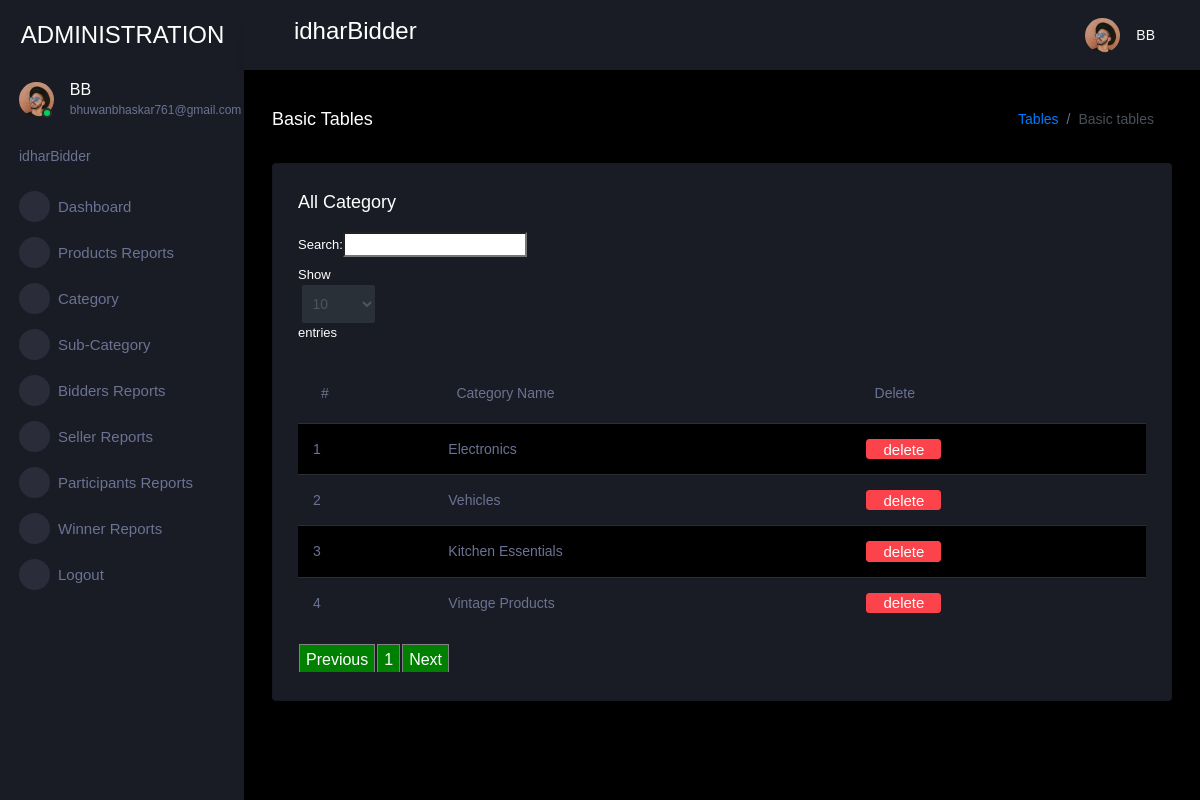
/view_categary (signed in), run on the app's committed database.
### bid_app/models.py (models this page shows, shortened)
class Category(models.Model):
    name = models.CharField(max_length=100,null=True)

### bid_app/views.py (the view)
# urls.py: path('view_categary', View_Categary, name="view_categary"),
def View_Categary(request):
    if not request.user.is_authenticated:
        return redirect('loginadmin')
    pro = Category.objects.all()
    d = {'pro': pro}
    return render(request,'administration/view_category.html', d)

### bid_app/templates/administration/view_category.html (shortened to what this page needs)
{% extends 'administration/index.html' %}
{% load static %}
{% block body %}
<link rel = stylesheet href="https://cdn.datatables.net/1.10.23/css/dataTables.bootstrap.min.css">
<div class="main-panel">
    <div class="content-wrapper">
      <div class="page-header">
        <h3 class="page-title"> Basic Tables </h3>
        <nav aria-label="breadcrumb">
          <ol class="breadcrumb">
            <li class="breadcrumb-item"><a href="#">Tables</a></li>
            <li class="breadcrumb-item active" aria-current="page">Basic tables</li>
          </ol>
        </nav>
      </div>
      <div class="row">
        <div class="col-lg-12 grid-margin stretch-card">
          <div class="card">
            <div class="card-body">
              <h4 class="card-title">All Category</h4>
              <div class="table-responsive">
                <table class="table table-striped" id="example">
                  <thead>
                    <tr>
                        <th>#</th>
                        <th>Category Name</th>
                        <th>Delete</th>
                      </tr>
                      </thead>
                       <tbody>
                        {% for i in pro %}
                      <tr>
                        <td>{{forloop.counter}}</td>
                        <td>{{i.name}}</td>
                        <td><a href="{% url 'delete_category' i.id %}" onclick="return confirm('Are you sure?')"><button class="btn btn-danger">delete</button></a></td>
                      </tr>
                        {% empty %}
                            <tr>
                                <td>Data Not found</td>
                            </tr>
                        {% endfor %}
                        </tbody>
                </table>
              </div>
            </div>
          </div>
        </div>
      </div>
    </div>
{% endblock %}

### bid_app/templates/administration/index.html (shortened to what this page needs)
<!DOCTYPE html>
{% load static %}
<html lang="en">
  <head>
    <link rel="stylesheet" href="{% static 'administration/assets/vendors/mdi/css/materialdesignicons.min.css' %}">
    <link rel="stylesheet" href="{% static 'administration/assets/vendors/css/vendor.bundle.base.css' %}">
    <link rel="stylesheet" href="{% static 'administration/assets/vendors/jvectormap/jquery-jvectormap.css' %}">
    <link rel="stylesheet" href="{% static 'administration/assets/vendors/flag-icon-css/css/flag-icon.min.css' %}">
    <link rel="stylesheet" href="{% static 'administration/assets/vendors/owl-carousel-2/owl.carousel.min.css' %}">
    <link rel="stylesheet" href="{% static 'administration/assets/vendors/owl-carousel-2/owl.theme.default.min.css' %}">
    <link rel="stylesheet" href="{% static 'administration/assets/css/style.css' %}">
  </head>
  <body>
    <div class="container-scroller">
      <nav class="sidebar sidebar-offcanvas" id="sidebar">
        <div class="sidebar-brand-wrapper d-none d-lg-flex align-items-center justify-content-center fixed-top">
          <a class="sidebar-brand brand-logo" href="#" style="color:white">ADMINISTRATION</a>
        </div>
        <ul class="nav">
          <li class="nav-item profile">
            <div class="profile-desc">
              <div class="profile-pic">
                <div class="count-indicator">
                  <img class="img-xs rounded-circle " src="{% static 'administration/assets/images/faces/face15.jpg' %}" alt="">
                  <span class="count bg-success"></span>
                </div>
                <div class="profile-name">
                  <h5 class="mb-0 font-weight-normal">{{request.user.username}}</h5>
                  <span>{{request.user.email}}</span>
                </div>
              </div>
              <a href="#" id="profile-dropdown" data-toggle="dropdown"><i class="mdi mdi-dots-vertical"></i></a>
            </div>
          </li>
          <li class="nav-item nav-category">
            <span class="nav-link">idharBidder</span>
          </li>
          <li class="nav-item menu-items">
            <a class="nav-link" href="/admin-home">
              <span class="menu-icon">
                <i class="mdi mdi-speedometer"></i>
              </span>
              <span class="menu-title">Dashboard</span>
            </a>
          </li>
          <li class="nav-item menu-items">
            <a class="nav-link" href="/admin_view_product">
              <span class="menu-icon">
                <i class="mdi mdi-account-card-details"></i>
              </span>
              <span class="menu-title">Products Reports</span>
            </a>
          </li>
          <li class="nav-item menu-items">
            <a class="nav-link" data-toggle="collapse" href="#ui-basic-1" aria-expanded="false" aria-controls="ui-basic">
              <span class="menu-icon">
                <i class="mdi mdi-laptop"></i>
              </span>
              <span class="menu-title">Category</span>
              <i class="menu-arrow"></i>
            </a>
          </li>
          <li class="nav-item menu-items">
            <a class="nav-link" data-toggle="collapse" href="#ui-basic-2" aria-expanded="false" aria-controls="ui-basic">
              <span class="menu-icon">
                <i class="mdi mdi-laptop"></i>
              </span>
              <span class="menu-title">Sub-Category</span>
              <i class="menu-arrow"></i>
            </a>
          </li>
          <li class="nav-item menu-items">
            <a class="nav-link" href="/view_buyer_user">
              <span class="menu-icon">
                <i class="mdi mdi-account-card-details"></i>
              </span>
              <span class="menu-title">Bidders Reports</span>
            </a>
          </li>
          <li class="nav-item menu-items">
            <a class="nav-link" href="/view_seller_user">
              <span class="menu-icon">
                <i class="mdi mdi-account-card-details"></i>
              </span>
              <span class="menu-title">Seller Reports</span>
            </a>
          </li>
          <li class="nav-item menu-items">
            <a class="nav-link" href="/view_participants">
              <span class="menu-icon">
                <i class="mdi mdi-playlist-play"></i>
              </span>
              <span class="menu-title">Participants Reports</span>
            </a>
          </li>
          <li class="nav-item menu-items">
            <a class="nav-link" href="/view_winner">
              <span class="menu-icon">
                <i class="mdi mdi-playlist-play"></i>
              </span>
              <span class="menu-title">Winner Reports</span>
            </a>
          </li>
          <li class="nav-item menu-items">
            <a class="nav-link" href="/logout">
              <span class="menu-icon">
                <i class="mdi mdi-chart-bar"></i>
              </span>
              <span class="menu-title">Logout</span>
            </a>
          </li>
        </ul>
      </nav>
      <div class="container-fluid page-body-wrapper">
        <nav class="navbar p-0 fixed-top d-flex flex-row">
          <div class="navbar-menu-wrapper flex-grow d-flex align-items-stretch">
            <button class="navbar-toggler navbar-toggler align-self-center" type="button" data-toggle="minimize">
              <span class="mdi mdi-menu"></span>
            </button>
            <ul class="navbar-nav w-100">
              <li class="nav-item w-100">
                <h3>idharBidder</h3>
              </li>
            </ul>
            <ul class="navbar-nav navbar-nav-right">
              <li class="nav-item dropdown">
                <a class="nav-link" id="profileDropdown" href="#" data-toggle="dropdown">
                  <div class="navbar-profile">
                    <img class="img-xs rounded-circle" src="{% static 'administration/assets/images/faces/face15.jpg' %}" alt="">
                    <p class="mb-0 d-none d-sm-block navbar-profile-name">{{request.user.username}}</p>
                    <i class="mdi mdi-menu-down d-none d-sm-block"></i>
                  </div>
                </a>
              </li>
            </ul>
          </div>
        </nav>
        {% block body %}{% endblock %}
          <footer class="footer">
          </footer>
        </div>
      </div>
    </div>
  </body>
</html>

### data on the page
Category: name "Electronics"
Category: name "Vehicles"
Category: name "Kitchen Essentials"
Category: name "Vintage Products"

### other printed values
{{ request.user.username }} "BB"
{{ request.user.email }} "bhuwanbhaskar761@gmail.com"
